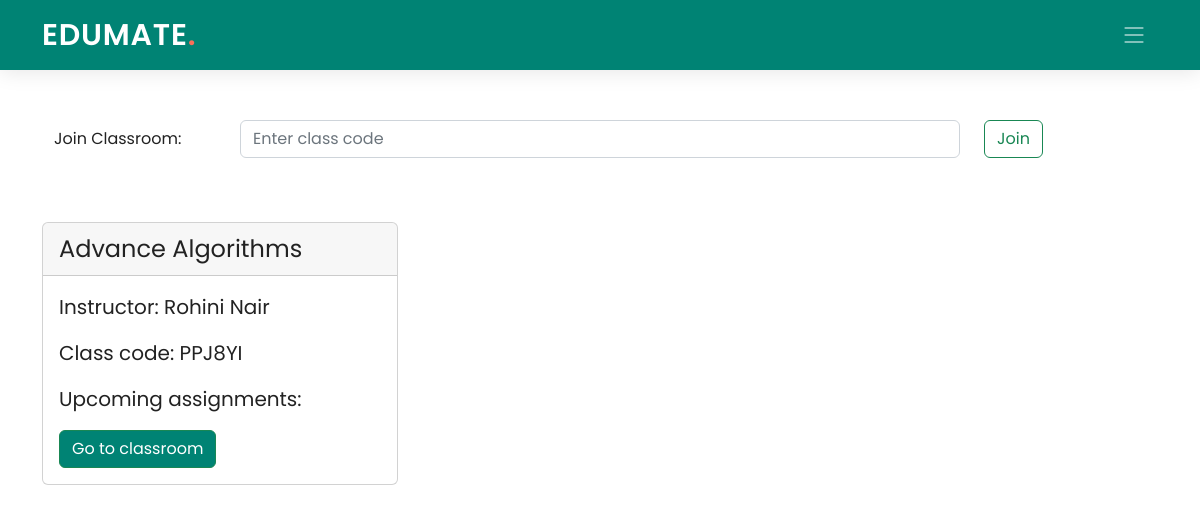
Page /student/1/ on the earlier database version.
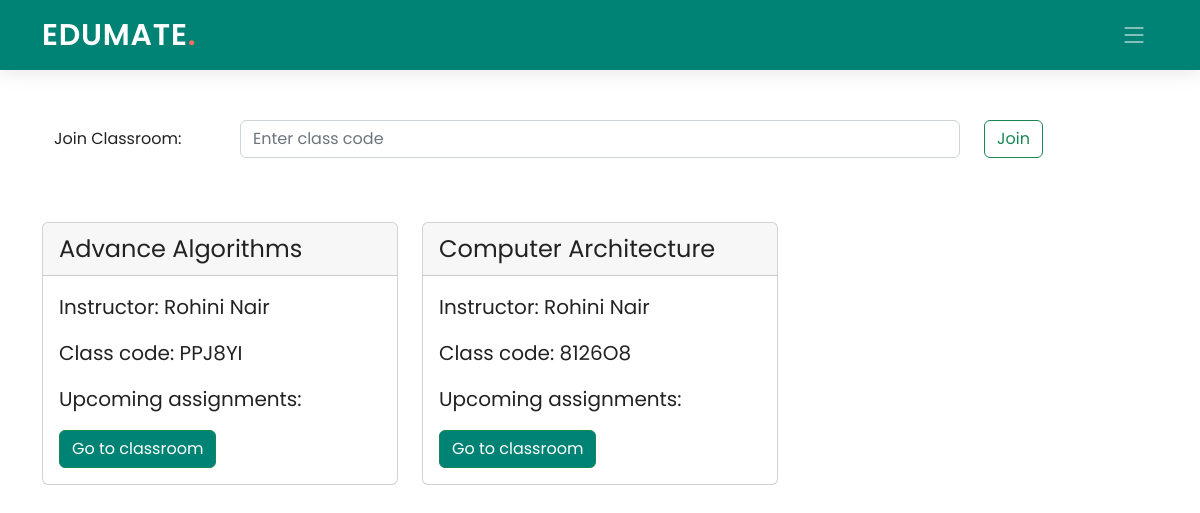
Same page on the later database version.
### Edumate_app/models.py (models this page shows, shortened)
class Teachers(models.Model):
    teach_id = models.AutoField(primary_key=True)
    name = models.CharField(max_length=100)
    email = models.EmailField(max_length=50)
    password = models.CharField(max_length=50)
    is_change = models.IntegerField(default=0)
    class Meta:
        db_table = "Teachers"

### Teacher/models.py (models this page shows, shortened)
class ClassTeachers(models.Model):
    teach_id = models.ForeignKey("Edumate_app.Teachers", on_delete=models.CASCADE, blank=True, null=True)
    class_code = models.CharField(primary_key=True, max_length=10)
    class_name = models.CharField(max_length=40)
    class Meta:
        db_table = "ClassTeachers"

### Student/views.py (the view, shortened to what this page needs)
# urls.py: path('', views.stud_home, name='student_home'),
def stud_home(request, pk):
    allClasses = ClassStudents.objects.filter(stud_id=pk)
    data = []
    for i in allClasses:
        totalAssignmentsInOneClass = Assignments.objects.filter(class_code=i.class_code.class_code)
        temp = []
        for j in totalAssignmentsInOneClass:
            check = SubmittedAssignments.objects.filter(stud_id=pk, assignment_id=j.assignment_id)
            if not check:
                if timezone.localtime(timezone.now()) < j.duedate:
                    temp.append([j.assignment_id, j.assignment_name, j.class_code.class_name, j.duedate, False])
                else:
                    temp.append([j.assignment_id, j.assignment_name, j.class_code.class_name, j.duedate, True])
        temp.sort(key=lambda x: x[3])
        data.append([i.class_code.class_code, i.class_code.class_name, i.class_code.teach_id.name, temp])
    return render(request, 'Student/student_home.html', {"data": data, 'pk': pk})

### Student/templates/Student/student_home.html (shortened to what this page needs)
{% extends './base_student.html' %}
{% block navbar %}
  <header id="header" class="header d-flex align-items-center">
    <div class="container-fluid container-xl d-flex align-items-center justify-content-between">
      <a href="#" class="logo d-flex align-items-center">
        <h1>EDUMATE<span>.</span></h1>
      </a>
      <i class="mobile-nav-toggle mobile-nav-show bi bi-list"></i>
    </div>
  </header>
  {% endblock navbar %}
{% block content %}
    <div class="container ">
        <div class="container" >
          <br><br><br>
            <form method="post" class="form-group row">
                <label for="staticclasscode" class="col-sm-2 col-form-label" class="sr-only">Join Classroom:</label>
              <div class="col-sm-8">
                <input class="form-control" id="staticclasscode" type="text" placeholder="Enter class code" name="code" required>
              </div>
              <div class="col-sm-2">
                <button type="submit mb-2" class="btn btn-outline-success">Join</button>
              </div>
            </form>
        </div>
        <br>
        <div class="row row-content my-4">
          {% for i in data %}
          <div class="col-md-4">
            <div class="card">
              <div class="card-header" style="font-size: 1.5rem;">
                {{ i.1 }}
              </div>
              <div class="card-body">
                <blockquote class="blockquote mb-0">
                  <p>Instructor: {{ i.2 }}</p>
                  <p>Class code: {{ i.0 }}</p>
                  <p>Upcoming assignments:</p>
                  <a class="btn btn-success" href="{% url 'classroom1' pk=pk pk2=i.0 %}">Go to classroom</a>
                </blockquote>
              </div>
            </div>
          </div>
              <br>
          {% endfor %}
        </div>
    </div>
{% endblock content %}

Differences in the rows shown:
added ClassTeachers: class_name "Computer Architecture", class_code "8126O8"
Other differences:
new list line: "Instructor: Class code: Upcoming assignments: Go to classroom"
new list line: "Rohini Nair"
